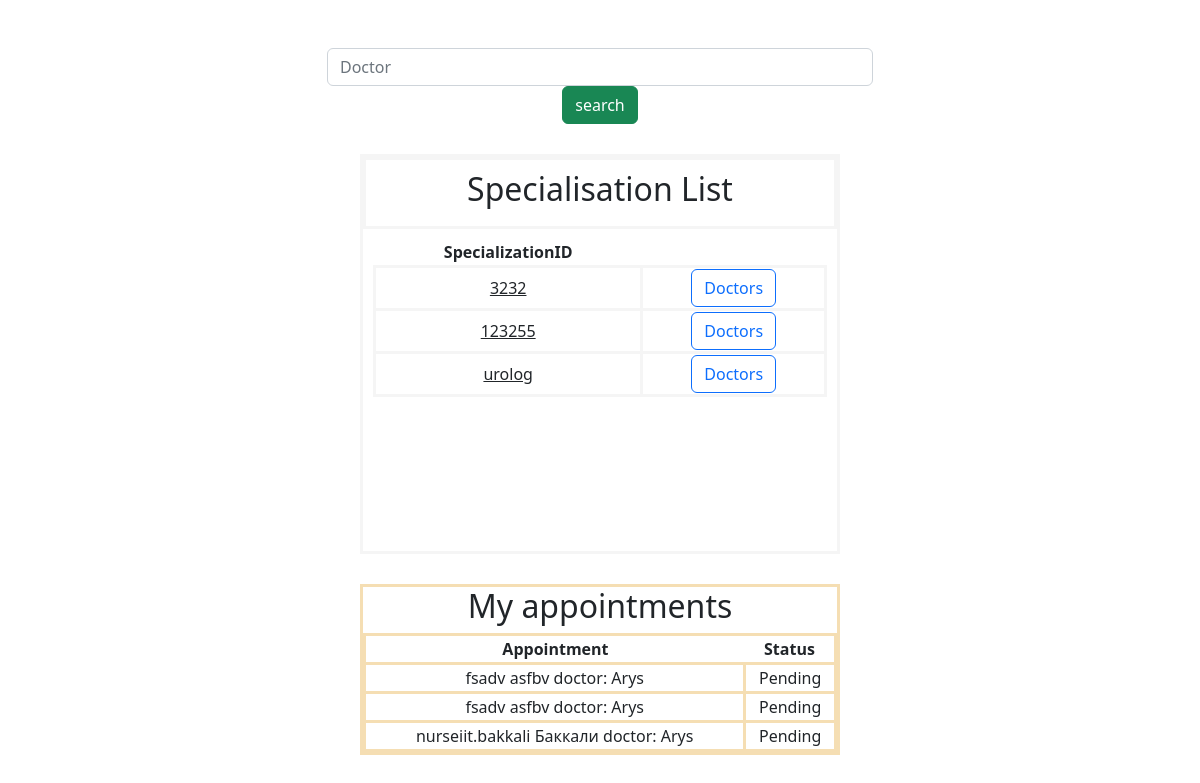
/appointment/, run on an earlier commit of the app's database.
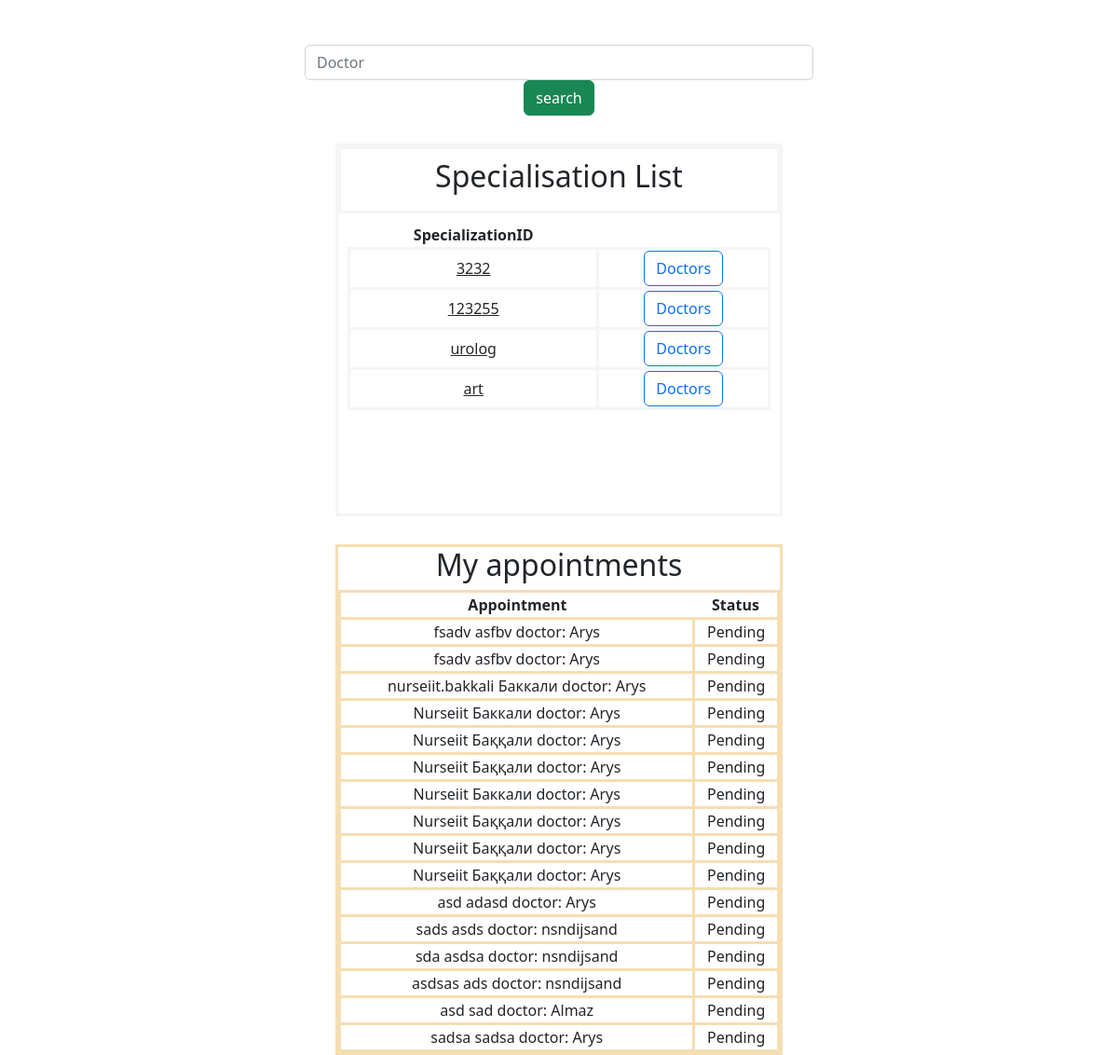
And on a later commit of the database.
### hospital/models.py (models this page shows)
class Appointment(models.Model):
    name = models.CharField(max_length=30)
    surname = models.CharField(max_length=30)
    date = models.DateField(default=datetime.date.today)
    specialization = models.CharField(max_length=30)
    doctor =models.ForeignKey(Doctor, on_delete=models.CASCADE)
    contacts = models.CharField(max_length=100)
    status = models.CharField(max_length=30, default="Pending")
    def __str__(self):
        return f"{self.name} {self.surname} doctor: {self.doctor}"

class Doctor(models.Model):
  name = models.CharField(max_length=50, null = True)
  surname = models.CharField(max_length=50, null = True)
  middlename = models.CharField(max_length=50, null = True)
  iIN = models.CharField(max_length=50, null = True)
  iDnumber = models.CharField(max_length = 40, null = True)
  specializationID = models.CharField(max_length=50, null = True)
  departmentID = models.CharField(max_length=50, null = True)
  experience = models.CharField(max_length=50, null = True)
  photo = models.ImageField()
  category = models.CharField(max_length=50, null = True)
  priceOftheAppointment = models.CharField(max_length=50, null = True)
  scheduleDetails = models.CharField(max_length=50, null = True)
  Degree = models.CharField(max_length=50, null = True)
  rating = models.CharField(max_length=50, null = True)
  homepageURL = models.CharField(max_length=50, null = True)
  email = models.EmailField(unique = True, null = True)
  gender = models.CharField(max_length = 20, null = True)
  phonenumber = models.CharField(max_length = 15, null = True)
  address = models.CharField(max_length = 100, null = True)
  birthdate = models.DateField()
  bloodgroup = models.CharField(max_length = 5, null = True)
  departmentID = models.CharField(max_length = 20, null = True)
  def __str__(self):
    return self.name

### hospital/views.py (the view)
# urls.py: path("appointment/", appointment, name="appointment"),
def appointment(request):
    doc = Doctor.objects.order_by().values('specializationID').distinct()
    doctor = Doctor.objects.all()
    apppoint = Appointment.objects.all()
    return render(request, "appointment.html", {"doctor": doctor,'doc':doc, "appo":apppoint})

### hospital/templates/appointment.html (shortened to what this page needs)
{% load static %}
<!DOCTYPE html>
<html>
<head>
    <link href="https://cdn.jsdelivr.net/npm/bootstrap@5.2.3/dist/css/bootstrap.min.css" rel="stylesheet"
>
    <link rel="stylesheet" href="{%static 'appointment.css'%}">
</head>
<body>
    <div class="container">
        <div class="row">
            <div class="col-6 mx-auto text-center mt-5">
                <form method="POST" action="/make_appointment_post/">
                    <input type="text" name="subs" list="doctor" placeholder="Doctor" class="form-control">
                    <input class="btn btn-success" type="submit" value="search">
                </form>
            </div>
        </div>
    </div>
    <section id="specialisation">
        {% if doc.count > 0 %}
        <div>
            <h2>Specialisation List</h2>
        </div>
        <div>
            <table>
                <thead>
                    <th>SpecializationID</th>
                    <th></th>
                </thead>
                {% for i in doc %}
                <tr>
                    <td>{{ i.specializationID }}</td>
                    <td><a class="btn btn-outline-primary" href="/make_appointment/{{i.specializationID}}"
                            role="button">Doctors</a>
                </tr>
                {% endfor %}
            </table>
        </div>
        {% endif %}
    </section>
    <section id="appocont">
        {% if appo.count > 0 %}
        <h2>My appointments</h2>
        <table id="appoin">
            <thead>
                <th>Appointment</th>
                <th>Status</th>
            </thead>
            {% for i in appo %}
            <tr>
                <td>{{ i }}</td>
                <td>{{ i.status }}</td>
            </tr>
            {% endfor %}
        </table>
        {% endif %}
    </section>
</body>
</html>

### hospital/static/appointment.css (style rules this page uses)
body { background-image: url('https://kolkata.apollohospitals.com/wp-content/uploads/2021/06/internationalpatientcare.jpg'); background-repeat: no-repeat; background-size: cover; height: 100%; }
#specialisation, #appocont { border: 3px solid whitesmoke; text-align: center; background-color: white; width: 40%; height: 50vh; margin-top: 30px; margin-left: auto; margin-right: auto; display: flex; flex-direction: column; align-items: center; }
#specialisation div { width: 100%; padding: 10px; }
#specialisation div:nth-of-type(1) { border: 3px solid whitesmoke;; }
#specialisation table { width: 100%; margin-left: auto; margin-right: auto; }
#specialisation td { text-decoration: underline; border: 3px solid whitesmoke; }
#appocont { border: 3px solid wheat; height: auto; }
#appocont table { width: 100%; border: 3px solid wheat; }
#appocont td { border: 3px solid wheat; }

What changed in the data, as far as the page shows it:
added Appointment: name+surname+doctor "Nurseiit Баккали doctor: Arys", status "Pending"
added Appointment: name+surname+doctor "Nurseiit Баққали doctor: Arys", status "Pending"
added Appointment: name+surname+doctor "Nurseiit Баққали doctor: Arys", status "Pending"
added Appointment: name+surname+doctor "Nurseiit Баккали doctor: Arys", status "Pending"
added Appointment: name+surname+doctor "Nurseiit Баққали doctor: Arys", status "Pending"
added Appointment: name+surname+doctor "Nurseiit Баққали doctor: Arys", status "Pending"
added Appointment: name+surname+doctor "Nurseiit Баққали doctor: Arys", status "Pending"
added Appointment: name+surname+doctor "asd adasd doctor: Arys", status "Pending"
added Appointment: name+surname+doctor "sads asds doctor: nsndijsand", status "Pending"
added Appointment: name+surname+doctor "sda asdsa doctor: nsndijsand", status "Pending"
added Appointment: name+surname+doctor "asdsas ads doctor: nsndijsand", status "Pending"
added Appointment: name+surname+doctor "asd sad doctor: Almaz", status "Pending"
added Appointment: name+surname+doctor "sadsa sadsa doctor: Arys", status "Pending"
Also different on the page:
new list line: "art Doctors"
